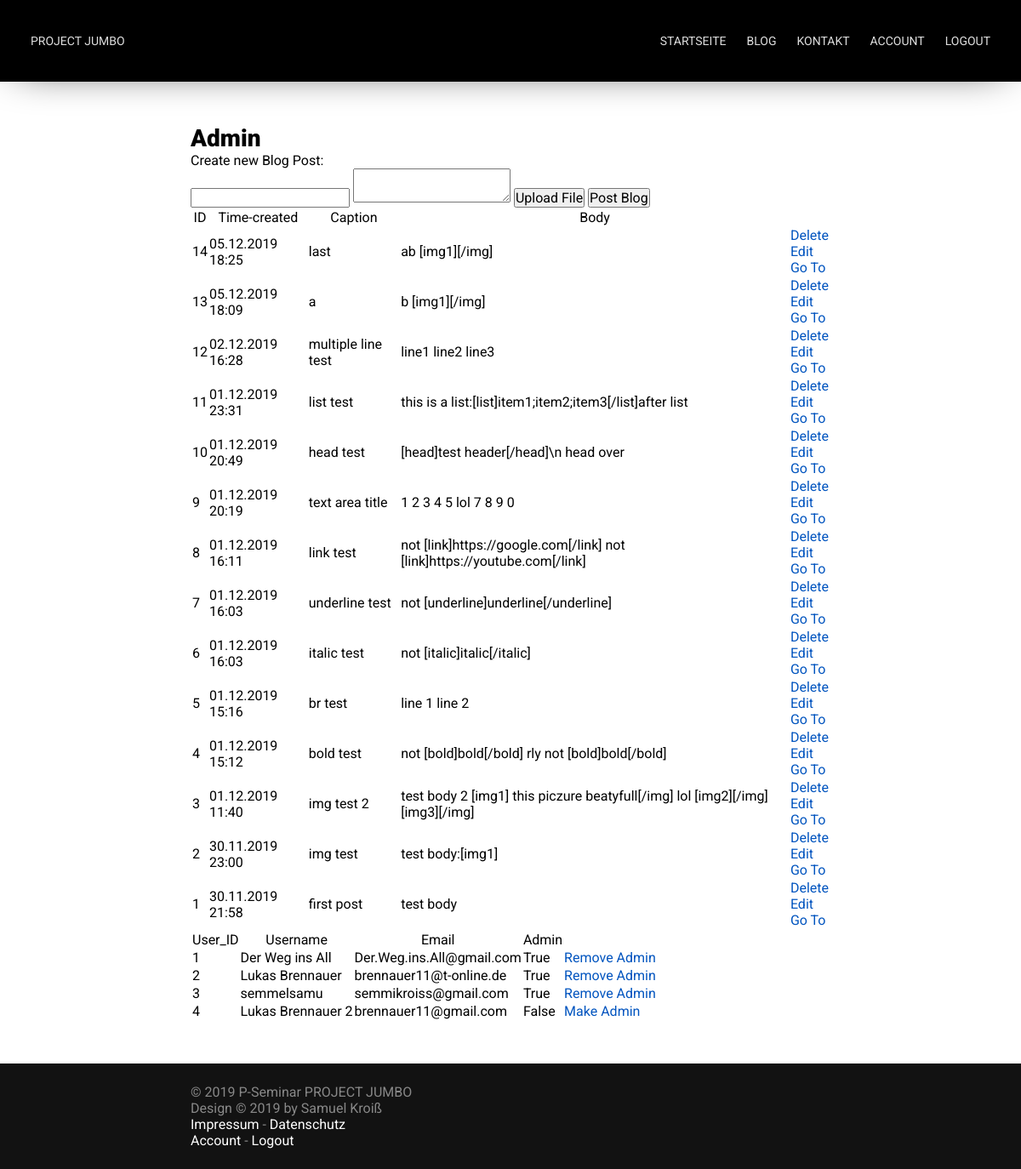
The app's page /admin (signed in) with its own data.
### app/models.py (models this page shows, shortened)
class Blog_Post(db.Model):
    id = db.Column(db.Integer, primary_key=True)
    caption = db.Column(db.String, nullable=False)
    posted_by = db.Column(db.Integer, db.ForeignKey("user.id"))
    body = db.Column(db.String, nullable=False)
    time_created = db.Column(db.DateTime, default=datetime.now() )
    images = db.Column(db.String)

class User(db.Model):
    id = db.Column(db.Integer, primary_key=True)
    username = db.Column(db.String(64), nullable=False, unique=True)
    password_hash = db.Column(db.String(120))
    email = db.Column(db.String, nullable=False, unique=True)
    admin_acc = db.Column(db.Boolean, default=False, nullable=False)
    is_active = True
    is_authenticated = True

### app/routes/admin_pages.py (the view)
@app.route("/admin", methods=['POST', 'GET'])
@login_required
def admin():
    if current_user.admin_acc == True:
        if request.method == 'POST':
            result_string = manage_posted_images(request)
            try:
                db.session.add(
                    Blog_Post(caption=request.form['caption'],
                              posted_by=current_user.id,
                              body=request.form['body'],
                              images=result_string))
                db.session.commit()
                return jsonify({"redirect": True, "url": url_for('admin')})
            except Exception as e:
                return render_template("error.html", title="Error", error=e)
        else:
            posts = Blog_Post.query.order_by(-Blog_Post.id).all()
            users = User.query.order_by(User.id).all()
            return render_template("admin.html",
                                   title="Admin",
                                   posts=posts,
                                   users=users)
    else:
        return render_template("error.html",
                               title="Error",
                               error="You're not allowed to use that page!")

### app/models.py (called while the page is built)
@login.user_loader
def load_user(id):
    return User.query.get(id)

### templates/admin.html (shortened to what this page needs)
{% extends 'base.html' %}
{% block content %}
<p>Create new Blog Post:</p>
<form action="javascript:post()" method="post" enctype=multipart/form-data id="blog_post_form">
    <input type="text" id="caption_input">
    <textarea type="text" id="body_input"></textarea>
    <input type="button" value="Upload File" onclick="$(`#file_input`).click();" />
    <input type="submit" value="Post Blog">
</form>
{% if posts|length < 1 %}
<p>There are no Blogposts available!</p>
{% else %}
<table>
    <tr>
        <th>ID</th>
        <th>Time-created</th>
        <th>Caption</th>
        <th>Body</th>
    </tr>
    {% for post in posts %}
    <tr>
        <td>{{ post.id }}</td>
        <td>{{ post.time_created.__format__("%d.%m.%Y %H:%M") }}</tds>
        <td>{{ post.caption }}</td>
        <td>{{ post.body }}</td>
        <td>
            <a href="{{ url_for( 'delete', id=post.id ) }}">Delete</a>
            <br>
            <a href="{{ url_for( 'edit', id=post.id ) }}">Edit</a>
            <br>
            <a href="{{ url_for( 'blog_post', id=post.id ) }}">Go To</a>
        </td>
    </tr>
    {% endfor %}
</table>
{% endif %}
{% if users|length < 1 %}
<p>There are no Users available!</p>
{% else %}
<table>
    <tr>
        <th>User_ID</th>
        <th>Username</th>
        <th>Email</th>
        <th>Admin</th>
    </tr>
    {% for user in users %}
    <tr>
        <td>{{ user.id }}</td>
        <td>{{ user.username }}</tds>
        <td>{{ user.email }}</td>
        <td>{{ user.admin_acc }}</td>
        <td>
            <a href="{{ url_for( 'manage_admin', id=user.id ) }}">
                {% if user.admin_acc==true %}
                Remove Admin
                {% else %}
                Make Admin
                {% endif %}
            </a>
        </td>
    </tr>
    {% endfor %}
</table>
{% endif %}
{% endblock %}
{% block script_footer %}
<link href="{{ url_for('static', filename='css/drag_and_drop.css') }}" rel="stylesheet">
{% endblock %}

### templates/base.html (shortened to what this page needs)
<!DOCTYPE html>
<html>
	<head>
		<link href="{{ url_for('static', filename='css/main.css') }}" rel="stylesheet">
		<link href="{{ url_for('static', filename='css/nav.css') }}" rel="stylesheet">
		<link href="{{ url_for('static', filename='css/footer.css') }}" rel="stylesheet">
	</head>
	<body>
		<div id="container">
			<nav id="nav" bg>
				<a href="{{ url_for('index') }}">Project Jumbo</a>
				<ul>
					<li><a href="{{ url_for('index') }}#begin">Startseite</a></li>
					<li><a href="{{ url_for('blog') }}">Blog</a></li>
					<li><a href="{{ url_for('contact') }}">Kontakt</a></li>
					{% if current_user.is_authenticated %}
					<li><a href="{{ url_for('user_page') }}">Account</a></li>
					<li><a href="{{ url_for('logout') }}">Logout</a></li>
					{% else %}
					<li><a href="{{ url_for('login') }}">Login</a></li>
					{% endif %}
				</ul>
			</nav>
			<div class="spacer nav"></div>
			<section id="content">
				<h1>{{ title }}</h1>
				{% block content %}  {% endblock %}
			</section>
			<div class="spacer footer"></div>
			<footer id="footer">
				<p>
					&copy; 2019 P-Seminar PROJECT JUMBO<br />
					Design &copy; 2019 by Samuel Kroiß<br />
					<a href="#">Impressum</a> - <a href="#">Datenschutz</a><br />
					{% if current_user.is_authenticated %}
					<a href="{{ url_for('user_page') }}">Account</a> - <a href="{{ url_for('logout') }}">Logout</a>
					{% else %}
					<a href="{{ url_for('login') }}">Login</a>
					{% endif %}
				</p>
			</footer>
			{% block script_footer %}  {% endblock %}
		</div>
	</body>
</html>

### static/css/main.css (style rules this page uses)
:root { --nav-link-color: #DEDEDE; --nav-link-color-hover: #FFFFFF; --link-color: #0054bf; }
* { margin: 0; padding: 0; font-family: 'Roboto', sans-serif; font-size: 16px; font-weight: 400; text-decoration: none; scroll-behavior: smooth; }
body { width: 100%; height: 100%; overflow-x: hidden; overflow-y: scroll; }
.spacer { width: 100vw; }
.spacer.nav { height: 96px; }
.spacer.footer { height: 124px; }
#container { display: block; width: 100%; min-height: 100vh; position: relative; }
#content { max-width: 800px; margin: 0 auto; padding: 50px 24px; box-sizing: border-box; }
h1, h2, h3 { font-weight: 900; }
h1 { font-size: 28px; }
a { color: var(--link-color); }

### static/css/nav.css (style rules this page uses)
#nav { width: 100%; height: 96px; box-sizing: border-box; position: fixed; z-index: 10; overflow: hidden; transition: background 500ms, box-shadow 500ms, height 300ms; }
#nav[bg] { background: #000000; box-shadow: 0px 0px 50px -20px rgba(0,0,0,1); }
#nav ul { float: right; display: flex; }
#nav ul li { list-style-type: none; }
#nav a { color: var(--nav-link-color); text-transform: uppercase; font-size: 14px; line-height: 48px; float: left; padding: 0 12px; display: block; transition: color 100ms; }
#nav a { font-family: 'Alata', sans-serif; }
#nav ul li a { font-family: 'Roboto', sans-serif; }
@media only screen and (min-width: 900px) { #nav { padding: 24px; } }

### static/css/footer.css (style rules this page uses)
#footer { width: 100%; background: #121212; position: absolute; right: 0; bottom: 0; left: 0; }
#footer p { max-width: 800px; margin: 0 auto; padding: 24px; color: #888888; box-sizing: border-box; }
#footer a { color: #FFFFFF; }

### records on screen
Blog_Post: id "14", time_created.__format__ "05.12.2019 18:25", caption "last", body "ab [img1][/img]"
Blog_Post: id "13", time_created.__format__ "05.12.2019 18:09", caption "a", body "b [img1][/img]"
Blog_Post: id "12", time_created.__format__ "02.12.2019 16:28", caption "multiple line test", body "line1 line2 line3"
Blog_Post: id "11", time_created.__format__ "01.12.2019 23:31", caption "list test", body "this is a list:[list]item1;item2;item3[/list]after list"
Blog_Post: id "10", time_created.__format__ "01.12.2019 20:49", caption "head test", body "[head]test header[/head]\\n head over"
Blog_Post: id "9", time_created.__format__ "01.12.2019 20:19", caption "text area title", body "1 2 3 4 5 lol 7 8 9 0"
Blog_Post: id "8", time_created.__format__ "01.12.2019 16:11", caption "link test", body "not [link]https://google.com[/link] not [link]https://youtube.com[/link]"
Blog_Post: id "7", time_created.__format__ "01.12.2019 16:03", caption "underline test", body "not [underline]underline[/underline]"
Blog_Post: id "6", time_created.__format__ "01.12.2019 16:03", caption "italic test", body "not [italic]italic[/italic]"
Blog_Post: id "5", time_created.__format__ "01.12.2019 15:16", caption "br test", body "line 1 line 2"
Blog_Post: id "4", time_created.__format__ "01.12.2019 15:12", caption "bold test", body "not [bold]bold[/bold] rly not [bold]bold[/bold]"
Blog_Post: id "3", time_created.__format__ "01.12.2019 11:40", caption "img test 2", body "test body 2 [img1] this piczure beatyfull[/img] lol [img2][/img][img3][/img]"
Blog_Post: id "2", time_created.__format__ "30.11.2019 23:00", caption "img test", body "test body:[img1]"
Blog_Post: id "1", time_created.__format__ "30.11.2019 21:58", caption "first post", body "test body"
User: id "1", username "Der Weg ins All", email "Der.Weg.ins.All@gmail.com", admin_acc "True", shows "Remove Admin"
User: id "2", username "Lukas Brennauer", email "brennauer11@t-online.de", admin_acc "True", shows "Remove Admin"
User: id "3", username "semmelsamu", email "semmikroiss@gmail.com", admin_acc "True", shows "Remove Admin"
User: id "4", username "Lukas Brennauer 2", email "brennauer11@gmail.com", admin_acc "False", shows "Make Admin"

### other values on screen
{{ title }} "Admin"
